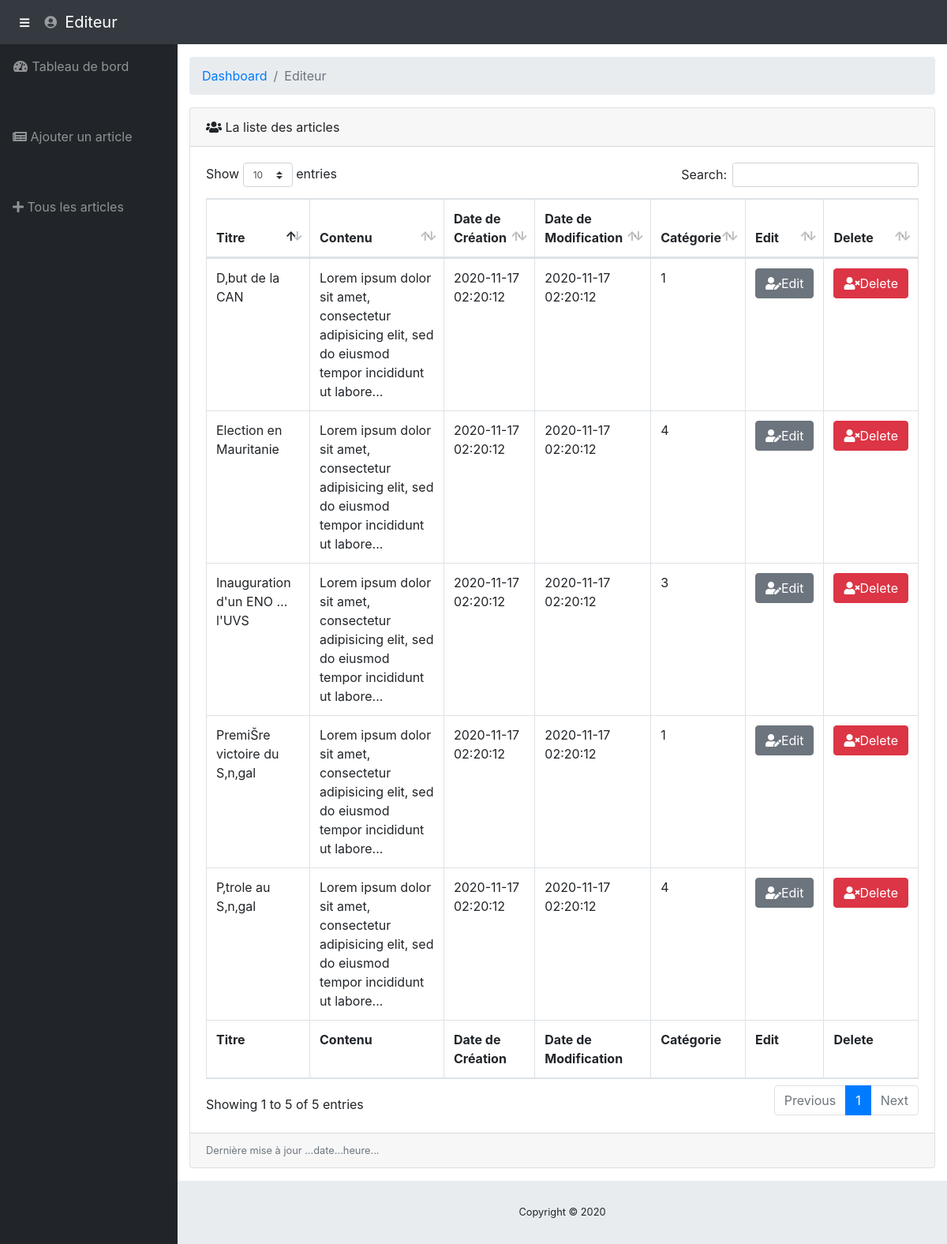
The app's page /admin/display-articles.php with its own data.
### tables this page shows
CREATE TABLE Article(
	id int primary key auto_increment,
	titre varchar(255),
	contenu text,
	dateCreation datetime DEFAULT NOW(),
	dateModification datetime DEFAULT NOW(),
	categorie int
);

### inc/fonctions.php (called while the page is built, shortened)
<?php
	function getList($bdd, $table='Article')
	{
		$reponse = $bdd->query('SELECT * FROM '.$table);
		$articles = $reponse->fetchAll(PDO::FETCH_OBJ);
		return $articles;
	}
?>

### admin/display-articles.php (the view, shortened to what this page needs)
<!DOCTYPE html>
<html lang="en">
  <head>
    <link href="../assets/vendor/bootstrap/css/bootstrap.min.css" rel="stylesheet">
    <link href="../assets/vendor/fontawesome-free/css/all.min.css" rel="stylesheet" type="text/css">
    <link href="../assets/vendor/datatables/dataTables.bootstrap4.css" rel="stylesheet">
    <link href="../assets/css/sb-admin.css" rel="stylesheet">
  </head>
  <body id="page-top">
    <nav class="navbar navbar-expand navbar-dark bg-dark static-top">
      <button class="btn btn-link btn-sm text-white order-1 order-sm-0" id="sidebarToggle" href="#">
        <i class="fas fa-bars"></i>
      </button>
      <ul class="navbar-nav ml-auto ml-md-0">
        <li class="nav-item dropdown no-arrow">
          <a class="nav-link dropdown-toggle" href="#" id="userDropdown" role="button" data-toggle="dropdown" aria-haspopup="true" aria-expanded="false">
            <i class="fas fa-user-circle fa-fw"></i>
          </a>
        </li>
      </ul>
      <a class="navbar-brand mr-1" href="ajouter-article.php">Editeur</a>
    </nav>
    <div id="wrapper">
      <ul class="sidebar navbar-nav">
        <li class="nav-item">
          <a class="nav-link" href="ajouter-article.php">
            <i class="fas fa-fw fa-tachometer-alt"></i>
            <span>Tableau de bord</span>
          </a>
        </li>
        <li class="nav-item">
          <a class="nav-link" href="ajouter-article.php">
            <i class="fas fa-newspaper"></i>
            <span>Ajouter un article</span></a>
        </li>
        <li class="nav-item">
          <a class="nav-link" href="display-articles.php">
            <i class="fas fa-plus"></i>
            <span>Tous les articles</span></a>
        </li>
      </ul>
      <div id="content-wrapper">
        <div class="container-fluid">
          <ol class="breadcrumb">
            <li class="breadcrumb-item">
              <a href="#">Dashboard</a>
            </li>
            <li class="breadcrumb-item active">Editeur</li>
          </ol>
          <div class="card mb-3">
            <div class="card-header">
              <i class="fas fa-users"></i>
              La liste des articles
              </div>
            <div class="card-body">
              <div class="table-responsive">
                <table class="table table-bordered" id="dataTable" width="100%" cellspacing="0">
                  <thead>
                    <tr>
                      <th>Titre</th>
                      <th>Contenu</th>
                      <th>Date de Création</th>
                      <th>Date de Modification</th>
                      <th>Catégorie</th>
                      <th>Edit</th>
                      <th>Delete</th>
                    </tr>
                  </thead>
                  <tfoot>
                    <tr>
                      <th>Titre</th>
                      <th>Contenu</th>
                      <th>Date de Création</th>
                      <th>Date de Modification</th>
                      <th>Catégorie</th>
                      <th>Edit</th>
                      <th>Delete</th>
                    </tr>
                  </tfoot>
                  <tbody>
                    <?php
                      require_once '../inc/fonctions.php';
                      $bdd = dbConnect();
                      $articles = getList($bdd, 'Article');
                      foreach ($articles as $article) {
                    ?>
                    <tr>
                      <td><?= $article->titre ?></td>
                      <td><?= substr($article->contenu, 0, 100) . '...' ?></td>
                      <td><?= $article->dateCreation ?></td>
                      <td><?= $article->dateModification ?></td>
                      <td><?= $article->categorie ?></td>
                      <td><a href="update.html" class="btn btn-secondary"><i class="fas fa-user-edit"></i>Edit</a></td>
                      <td><a href="#delete" class="btn btn-danger"><i class="fas fa-user-times"></i>Delete</a></td>
                    </tr>
                    <?php } ?>
                  </tbody>
                </table>
              </div>
            </div>
            <div class="card-footer small text-muted">Dernière mise à jour ...date...heure...</div>
          </div>
        <footer class="sticky-footer">
          <div class="container my-auto">
            <div class="copyright text-center my-auto">
              <span>Copyright © 2020</span>
            </div>
          </div>
        </footer>
      </div>
    </div>
  </body>
</html>

### assets/css/sb-admin.css (style rules this page uses)
html { position: relative; min-height: 100%; }
body { height: 100%; }
#wrapper { display: -webkit-box; display: -ms-flexbox; display: flex; }
#wrapper #content-wrapper { overflow-x: hidden; width: 100%; padding-top: 1rem; padding-bottom: 80px; }
.navbar-nav .nav-item.dropdown .dropdown-toggle::after { width: 1rem; text-align: center; float: right; vertical-align: 0; border: 0; font-weight: 900; content: '\f105'; font-family: 'Font Awesome 5 Free'; }
.navbar-nav .nav-item.dropdown.no-arrow .dropdown-toggle::after { display: none; }
.sidebar { width: 90px !important; background-color: #212529; min-height: calc(100vh - 56px); }
.sidebar .nav-item:last-child { margin-bottom: 1rem; }
.sidebar .nav-item .nav-link { text-align: center; padding: 0.75rem 1rem; width: 90px; }
.sidebar .nav-item .nav-link span { font-size: 0.65rem; display: block; }
.sidebar .nav-item .nav-link { color: rgba(255, 255, 255, 0.5); }
@media (min-width: 768px) { .sidebar { width: 225px !important; } }
@media (min-width: 768px) { .sidebar .nav-item .nav-link { display: block; width: 100%; text-align: left; padding: 1rem; width: 225px; } }
@media (min-width: 768px) { .sidebar .nav-item .nav-link span { font-size: 1rem; display: inline; } }
:root { --input-padding-x: 0.75rem; --input-padding-y: 0.75rem; }
footer.sticky-footer { display: -webkit-box; display: -ms-flexbox; display: flex; position: absolute; right: 0; bottom: 0; width: calc(100% - 90px); height: 80px; background-color: #e9ecef; }
footer.sticky-footer .copyright { line-height: 1; font-size: 0.8rem; }
@media (min-width: 768px) { footer.sticky-footer { width: calc(100% - 225px); } }

### records on screen
article: titre "PremiŠre victoire du S‚n‚gal", contenu "Lorem ipsum dolor sit amet, consectetur adipisicing elit, sed do eiusmod tempor incididunt ut labore", dateCreation "2020-11-17 02:20:12", dateModification "2020-11-17 02:20:12", categorie "1"
article: titre "Election en Mauritanie", contenu "Lorem ipsum dolor sit amet, consectetur adipisicing elit, sed do eiusmod tempor incididunt ut labore", dateCreation "2020-11-17 02:20:12", dateModification "2020-11-17 02:20:12", categorie "4"
article: titre "D‚but de la CAN", contenu "Lorem ipsum dolor sit amet, consectetur adipisicing elit, sed do eiusmod tempor incididunt ut labore", dateCreation "2020-11-17 02:20:12", dateModification "2020-11-17 02:20:12", categorie "1"
article: titre "P‚trole au S‚n‚gal", contenu "Lorem ipsum dolor sit amet, consectetur adipisicing elit, sed do eiusmod tempor incididunt ut labore", dateCreation "2020-11-17 02:20:12", dateModification "2020-11-17 02:20:12", categorie "4"
article: titre "Inauguration d'un ENO … l'UVS", contenu "Lorem ipsum dolor sit amet, consectetur adipisicing elit, sed do eiusmod tempor incididunt ut labore", dateCreation "2020-11-17 02:20:12", dateModification "2020-11-17 02:20:12", categorie "3"
